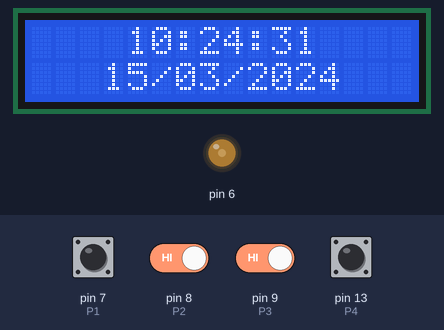
Simulated run of this sketch. Board: Arduino Uno, built with avr-gcc and run on an emulated ATmega328P. On the bench: 16×2 character LCD, output pins drawn as LEDs (lit = HIGH). The test bench sets the inputs (shaded band); at power-on: pin 7 (P1), pin 8 (P2), pin 9 (P3), pin 13 (P4) HIGH. The local clock reads 2024-03-15 10:24:30 at power-on unless the sketch sets it.

Above: at 1.2 s.
1.3 s: pin 7 (P1) pulled LOW for 0.35 s
At 2.4 s:
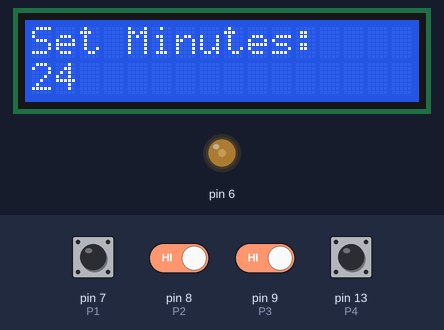
3.1 s: pin 7 (P1) pulled LOW for 1 s
At 4.7 s:
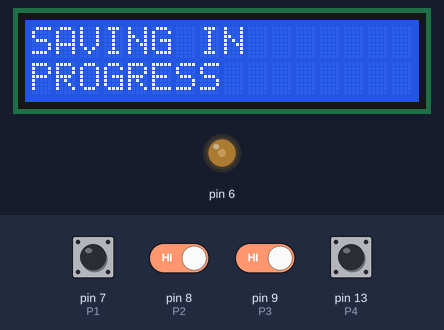
6.3 s: pin 13 (P4) pulled LOW for 0.35 s
At 8.0 s:
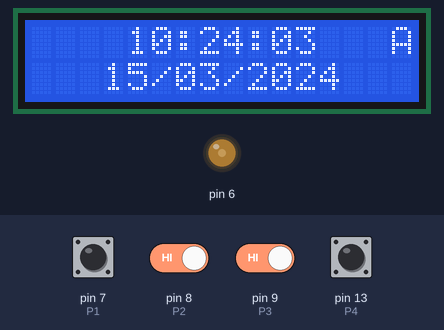
9.6 s: pin 13 (P4) pulled LOW for 1 s
At 12.0 s:
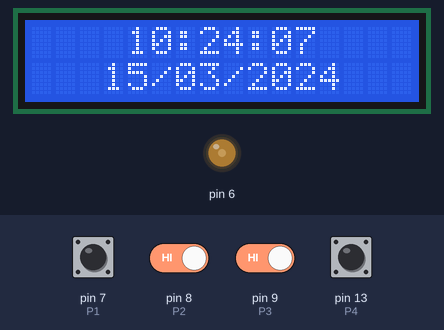
12.5 s: pin 8 (P2) driven LOW and pin 9 (P3) driven LOW
At 13.7 s:
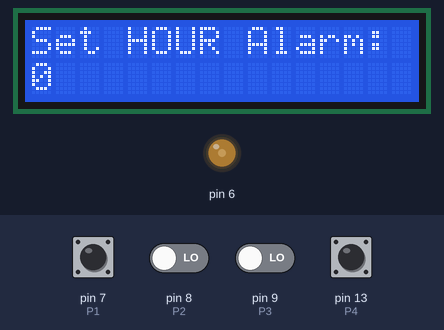
14.0 s: pin 7 (P1) pulled LOW for 0.35 s
At 15.2 s:
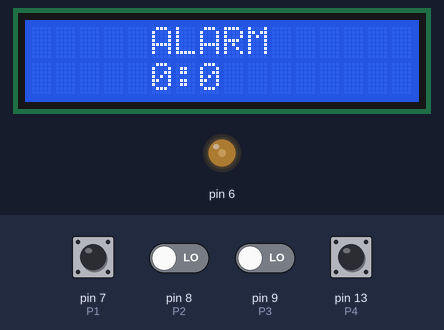
Timing chart, 0 to 17.0 s (numbered marks = the images above; inputs shaded):
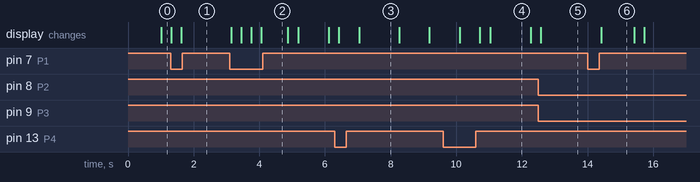

The sketch:

timeDateLcd16x2.ino
```cpp
#include <Wire.h>
#include <RTClib.h>
#include <LiquidCrystal.h>

//--------Display settings:--------//
const int rs = 12, en = 11, d4 = 5, d5 = 4, d6 = 3, d7 = 2;
LiquidCrystal lcd(rs, en, d4, d5, d6, d7);
int contrast = 75;
//--------RTC settings:--------//
RTC_DS1307 RTC;
int hour_update;
int min_update;
int year_update;
int month_update;
int day_update;

//--------App settings:--------//
int menu = 0;
int setAll = 0;
uint8_t alarmHours = 0, alarmMinutes = 0;
//--------Buttons settings:--------//
int P1 = 7;   // SET MENU
int P2 = 8;   // +
int P3 = 9;   // -
int P4 = 13;  // switch
//--------Music settings:--------//
#define buzzer 10


//--------CODE BEGIN:--------//
void setup()
{
  lcd.begin(16, 2);
  analogWrite(6,contrast);
  pinMode(P1,INPUT_PULLUP);
  pinMode(P2,INPUT_PULLUP);
  pinMode(P3,INPUT_PULLUP);
  pinMode(P4,INPUT_PULLUP);
  pinMode(buzzer, OUTPUT); // Set buzzer as an output
  printAllOff();
  Serial.begin(9600);
  Wire.begin();
  RTC.begin();

  if (! RTC.isrunning()) {
    Serial.println("RTC is NOT running!");
    // Set the date and time at compile time
    RTC.adjust(DateTime(__DATE__, __TIME__));
  }

  int menu=0;
}

void loop(){
  if(digitalRead(P1)== LOW)   {
   menu=menu+1;
  }

  if((digitalRead(P2)== LOW)&&(digitalRead(P3)== LOW)){
    DisplaySetHourAll();
    DisplaySetMinuteAll();
    lcd.clear();
    lcd.setCursor(5,0);
    lcd.print("ALARM");
    lcd.setCursor(5,1);
    lcd.print(alarmHours, DEC);
    lcd.print(":");
    lcd.print(alarmMinutes, DEC);
    delay(1000);
    lcd.clear();
  }
  switch(menu){
    case 0:
      default: DisplayDateTime();
      Alarm();
      break;
    case 1:
      DisplaySetHour();
      break;
    case 2:
      DisplaySetMinute();
      break;
    case 3:
      DisplaySetYear();
      break;
    case 4:
      DisplaySetMonth();
      break;
    case 5:
      DisplaySetDay();
      break;
    case 6:
      SaveVars();
      delay(500);
      menu=0;
      break;
  }
    delay(100);
}

void DisplayDateTime (){
  DateTime now = RTC.now();

  lcd.setCursor(4,0);
  if (now.hour()<=9)
  {
    lcd.print("0");
  }
  lcd.print(now.hour(), DEC);
  hour_update=now.hour();
  lcd.print(":");
  if (now.minute()<=9)
  {
    lcd.print("0");
  }
  lcd.print(now.minute(), DEC);
  min_update=now.minute();
  lcd.print(":");
  if (now.second()<=9)
  {
    lcd.print("0");
  }
  lcd.print(now.second(), DEC);


  lcd.setCursor(3, 1);
  if (now.day()<=9)
  {
    lcd.print("0");
  }
  lcd.print(now.day(), DEC);
  day_update=now.day();
  lcd.print("/");
  if (now.month()<=9)
  {
    lcd.print("0");
  }
  lcd.print(now.month(), DEC);
  month_update=now.month();
  lcd.print("/");
  lcd.print(now.year(), DEC);
  year_update=now.year();
}

void DisplaySetHour(){
  lcd.clear();
  DateTime now = RTC.now();
  if(digitalRead(P2)==LOW)
  {
    if(hour_update==23)
    {
      hour_update=0;
    }
    else
    {
      hour_update=hour_update+1;
    }
  }
   if(digitalRead(P3)==LOW)
  {
    if(hour_update==0)
    {
      hour_update=23;
    }
    else
    {
      hour_update=hour_update-1;
    }
  }
  lcd.setCursor(0,0);
  lcd.print("Set time:");
  lcd.setCursor(0,1);
  lcd.print(hour_update,DEC);
  delay(200);
}

void DisplaySetMinute(){
  lcd.clear();
  if(digitalRead(P2)==LOW)
  {
    if (min_update==59)
    {
      min_update=0;
    }
    else
    {
      min_update=min_update+1;
    }
  }
   if(digitalRead(P3)==LOW)
  {
    if (min_update==0)
    {
      min_update=59;
    }
    else
    {
      min_update=min_update-1;
    }
  }
  lcd.setCursor(0,0);
  lcd.print("Set Minutes:");
  lcd.setCursor(0,1);
  lcd.print(min_update,DEC);
  delay(200);
}

void DisplaySetYear(){
  lcd.clear();
  if(digitalRead(P2)==LOW)
  {
    year_update=year_update+1;
  }
   if(digitalRead(P3)==LOW)
  {
    year_update=year_update-1;
  }
  lcd.setCursor(0,0);
  lcd.print("Set Year:");
  lcd.setCursor(0,1);
  lcd.print(year_update,DEC);
  delay(200);
}

void DisplaySetMonth(){
  lcd.clear();
  if(digitalRead(P2)==LOW)
  {
    if (month_update==12)
    {
      month_update=1;
    }
    else
    {
      month_update=month_update+1;
    }
  }
   if(digitalRead(P3)==LOW)
  {
    if (month_update==1)
    {
      month_update=12;
    }
    else
    {
      month_update=month_update-1;
    }
  }
  lcd.setCursor(0,0);
  lcd.print("Set Month:");
  lcd.setCursor(0,1);
  lcd.print(month_update,DEC);
  delay(200);
}

void DisplaySetDay(){
  lcd.clear();
  if(digitalRead(P2)==LOW)
  {
    if (day_update==31)
    {
      day_update=1;
    }
    else
    {
      day_update=day_update+1;
    }
  }
   if(digitalRead(P3)==LOW)
  {
    if (day_update==1)
    {
      day_update=31;
    }
    else
    {
      day_update=day_update-1;
    }
  }
  lcd.setCursor(0,0);
  lcd.print("Set Day:");
  lcd.setCursor(0,1);
  lcd.print(day_update,DEC);
  delay(200);
}

void SaveVars(){
  lcd.clear();
  lcd.setCursor(0,0);
  lcd.print("SAVING IN");
  lcd.setCursor(0,1);
  lcd.print("PROGRESS");
  RTC.adjust(DateTime(year_update,month_update,day_update,hour_update,min_update,0));
  delay(200);
}

void DisplaySetHourAll(){
  while(digitalRead(P1)==HIGH){

  lcd.clear();

  if(digitalRead(P2)==LOW)
  {
    if(alarmHours==23)
    {
      alarmHours=0;
    }
    else
    {
      alarmHours=alarmHours+1;
    }
  }
   if(digitalRead(P3)==LOW)
  {
    if(alarmHours==0)
    {
      alarmHours=23;
    }
    else
    {
      alarmHours=alarmHours-1;
    }
  }
  lcd.setCursor(0,0);
  lcd.print("Set HOUR Alarm:");
  lcd.setCursor(0,1);
  lcd.print(alarmHours,DEC);
  delay(200);
 }
 delay(200);
}

void DisplaySetMinuteAll(){
  while(digitalRead(P1)==HIGH){

  lcd.clear();
  if(digitalRead(P2)==LOW)
  {
    if (alarmMinutes==59)
    {
      alarmMinutes=0;
    }
    else
    {
      alarmMinutes=alarmMinutes+1;
    }
  }
   if(digitalRead(P3)==LOW)
  {
    if (alarmMinutes==0)
    {
      alarmMinutes=59;
    }
    else
    {
      alarmMinutes=alarmMinutes-1;
    }
  }
  lcd.setCursor(0,0);
  lcd.print("Set MIN. Alarm:");
  lcd.setCursor(0,1);
  lcd.print(alarmMinutes,DEC);
  delay(200);
 }
 delay(200);
}

void printAllOn(){
  lcd.setCursor(15,0);
  lcd.print("A");
}

void printAllOff(){
  lcd.clear();
  DisplayDateTime();
}

void Alarm(){
   if(digitalRead(P4)== LOW)
  {
   setAll=setAll+1;
  }
  if (setAll==0)
    {
     printAllOff();
     noTone (buzzer);
     }
  if (setAll==1)
    {

     printAllOn();

     DateTime now = RTC.now();
     if ( now.hour() == alarmHours && now.minute() == alarmMinutes )
        {
         DateTime now = RTC.now();
         tone(buzzer,50);
         //if(digitalRead(P4)==LOW)
           //noTone(buzzer);
        }
    else{
         noTone (buzzer);
        }

    }
  if (setAll==2)
    {
     setAll=0;
    }
    delay(200);
}

void playSong(){

}
```

Measured:
- after the input at 1.3 s, the display: first changes at once (image 1 shows a later state)
- after the input at 3.1 s, the display: first changes after 0.05 s (image 2 shows a later state)
- after the input at 6.3 s, the display: first changes after 0.13 s (image 3 shows a later state)
- after the input at 9.6 s, the display: first differs from a run without the input after 1.1 s (image 4 shows a later state)
- after the input at 12.5 s, the display: changes after 0.08 s (image 5)
- after the input at 14.0 s, the display: changes after 0.41 s (image 6)
- what the display in image 3 shows lasts 1.3 s, from 7.0 s to 8.3 s
